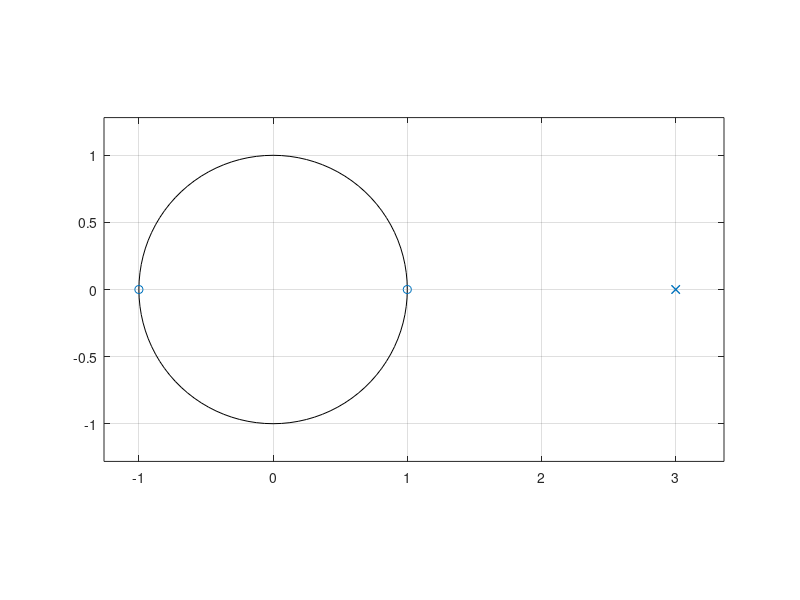
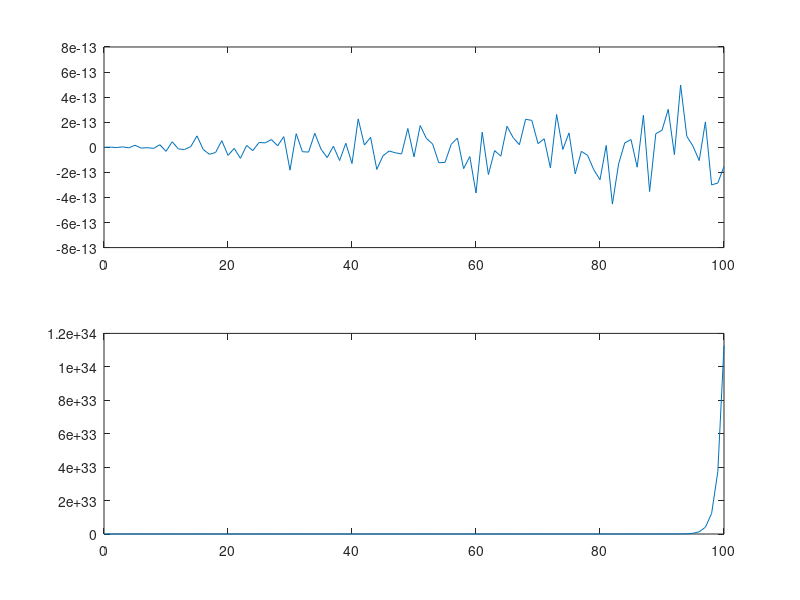

These figures' MATLAB source, in order:
clc;
close all;
clear all;

b=[1 0 -1];
a=[1 -6 9];
[r ,p ,k]=residuez(b, a);

L = 30;
[y,n] = impz(b,a,L);

figure;
stem(y), title('Impulse Response');
xlabel('sample Number'), ylabel('Amplitude');

[z ,p, k]=tf2zp(b, a);
disp('Zeros are at'); disp(z); 
disp('poles are at'); disp(p); 
disp('Gain Constant is'); disp(k);
zplane(b,a);

n=0:100;
u=[n>=0];
x=3*sin(n*pi*3).*u;
y = filter(b, a, x);
figure;
subplot(211), plot(n,x);
subplot(212), plot(n,y);